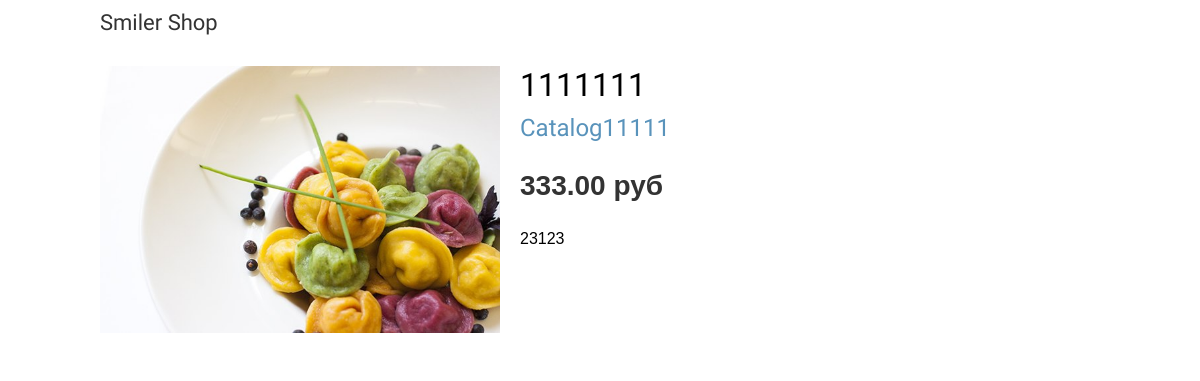
Screenshot of /2/1111111/ with the database file from the repository.
### shop/models.py (models this page shows, shortened)
class Product(models.Model):
	category = models.ForeignKey(Category,
								related_name='products')
	name = models.CharField(max_length=200, db_index=True)
	slug = models.SlugField(max_length=200, db_index=True)
	image = models.ImageField(upload_to='products/%Y/%m/%d',
							blank=True)
	description = models.TextField(blank=True)
	price = models.DecimalField(max_digits=10, decimal_places=2)
	stock = models.PositiveIntegerField()
	available = models.BooleanField(default=True)
	created = models.DateTimeField(auto_now_add=True)
	updated = models.DateTimeField(auto_now=True)
	class Meta:
		ordering = ('name',)
		index_together = (('id', 'slug'),)

class Category(models.Model):
	name = models.CharField(max_length=200,
							db_index=True)
	slug = models.SlugField(max_length=200,
							db_index=True,
							unique=True)
	class Meta:
		ordering = ('name',)
		verbose_name = 'category'
		verbose_name_plural = 'categories'
	def __unicode__(self):
		return self.name
	def get_absolute_url(self):
		return reverse('shop:product_list_by_category',
						args=[self.slug])

### shop/views.py (the view)
def product_detail(request, id, slug):
    product = get_object_or_404(Product,id=id,
                                        slug=slug,
                                        available=True)
    return render(request,
                'shop/product/detail.html',
                {'product': product,})

### shop/templates/shop/product/detail.html (shortened to what this page needs)
{% extends "shop/base.html" %}
{% load static %}
{% block content %}
	<div class="product-detail">
		<img src="{% if product.image %}{{ product.image.url }}{% else %}
				  {% static "img/no_image.png" %}{% endif %}">
		<h1>{{ product.name }}</h1>
		<h2><a href="{{ product.category.get_absolute_url }}">{{ product.category }}</a></h2>
		<p class="price">{{ product.price }} руб</p>
 		{{ product.description|linebreaks }}
	</div>
{% endblock %}

### shop/static/css/base.css (style rules this page uses)
body { margin:0; padding:0; font-family:helvetica, sans-serif; }
h1, h2, h3, h4, h5 , h6 { font-family: 'Ubuntu', sans-serif; font-weight:normal; }
a { text-decoration:none; color:#5993bb; }
.product-detail { text-align:justify; }
.product-detail .price { color:#333; font-size:28px; font-weight:bold; }
.product-detail img { width:40%; float:left; padding:0 20px 20px 0; }
.product-detail h1 { margin-bottom:0; }
.product-detail h2 { margin-top:10px; }

### rows the page displays
Product: image (picture), name "1111111", category "Catalog11111", price "333.00", description "23123"
